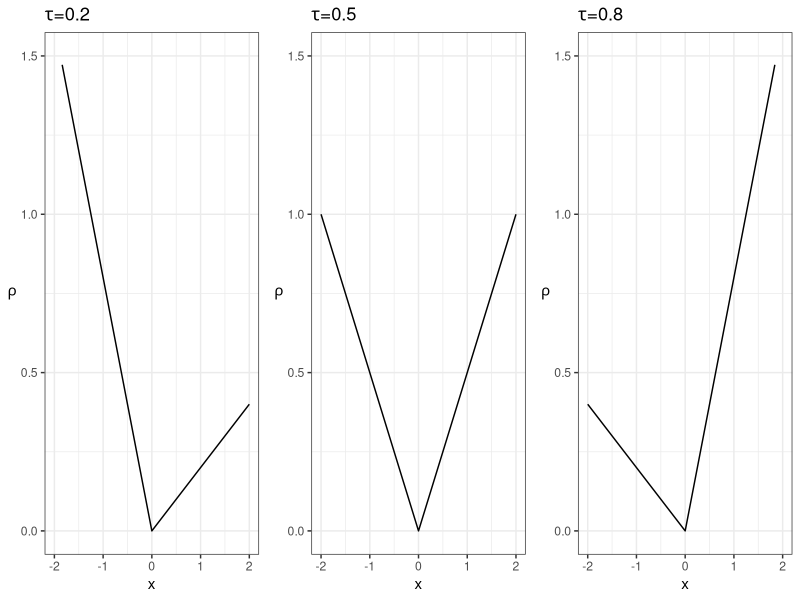

Generate this figure with R:
## ---- chunk 1
suppressPackageStartupMessages(library(tidyverse))
## ---- chunk 2
base <- ggplot(data.frame(x=c(-2,2)), aes(x)) + 
    theme_bw() +
    labs(y=expression(rho)) +
    theme(axis.title.y=element_text(angle=0, vjust=0.5)) +
    ylim(c(0, 1.5))
rho <- function(tau) function(x) (tau - (x<0))*x
cowplot::plot_grid(
    base + stat_function(fun=rho(0.2)) + 
        ggtitle(expression(paste(tau, "=0.2"))),
    base + stat_function(fun=rho(0.5)) + 
        ggtitle(expression(paste(tau, "=0.5"))),
    base + stat_function(fun=rho(0.8)) + 
        ggtitle(expression(paste(tau, "=0.8"))),
    ncol=3
)
